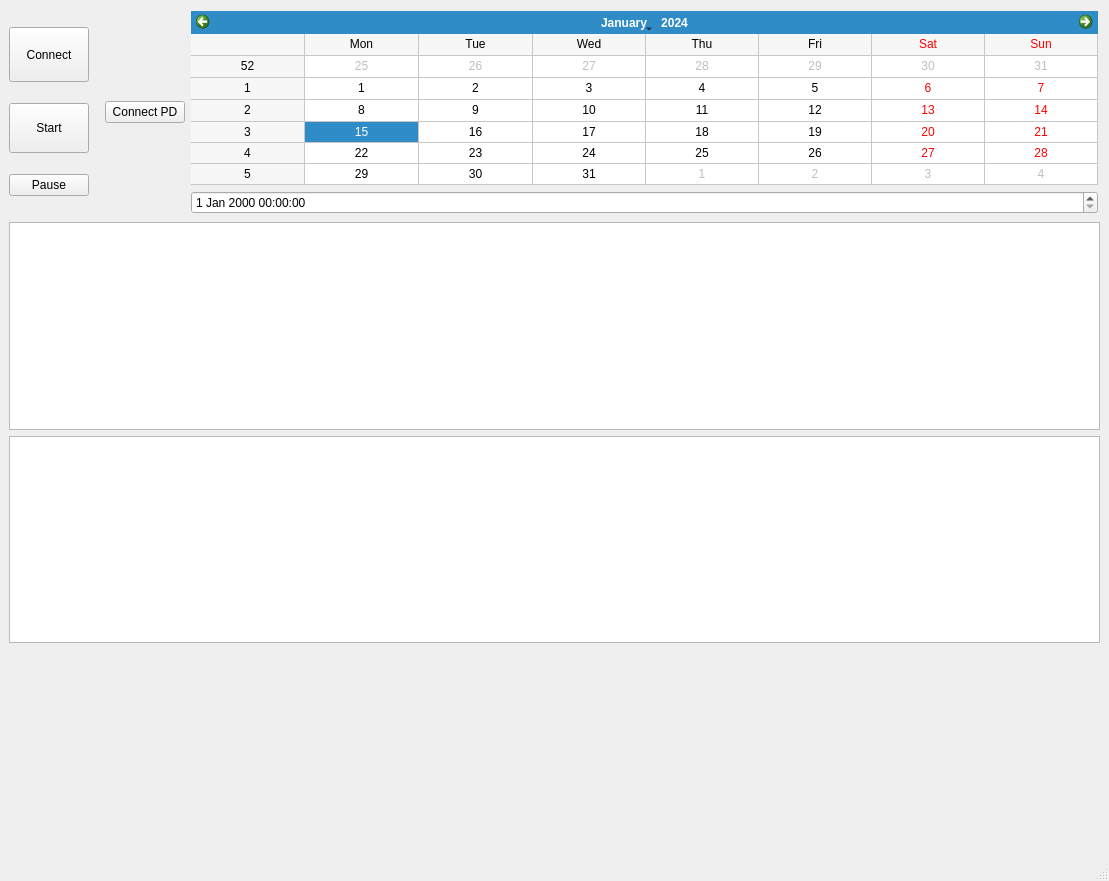
<?xml version="1.0" encoding="UTF-8"?>
<ui version="4.0">
 <class>MainWindow</class>
 <widget class="QMainWindow" name="MainWindow">
  <property name="geometry">
   <rect>
    <x>0</x>
    <y>0</y>
    <width>1109</width>
    <height>881</height>
   </rect>
  </property>
  <property name="windowTitle">
   <string>MainWindow</string>
  </property>
  <widget class="QWidget" name="centralwidget">
   <layout class="QVBoxLayout" name="verticalLayout">
    <item>
     <layout class="QVBoxLayout" name="VL0">
      <item>
       <layout class="QHBoxLayout" name="horizontalLayout">
        <property name="topMargin">
         <number>2</number>
        </property>
        <property name="rightMargin">
         <number>2</number>
        </property>
        <property name="bottomMargin">
         <number>2</number>
        </property>
        <item>
         <layout class="QVBoxLayout" name="verticalLayout_2">
          <property name="topMargin">
           <number>1</number>
          </property>
          <property name="rightMargin">
           <number>0</number>
          </property>
          <property name="bottomMargin">
           <number>1</number>
          </property>
          <item>
           <widget class="QPushButton" name="btn1">
            <property name="minimumSize">
             <size>
              <width>0</width>
              <height>55</height>
             </size>
            </property>
            <property name="maximumSize">
             <size>
              <width>200</width>
              <height>16777215</height>
             </size>
            </property>
            <property name="text">
             <string>Connect</string>
            </property>
            <property name="iconSize">
             <size>
              <width>81</width>
              <height>41</height>
             </size>
            </property>
            <property name="flat">
             <bool>false</bool>
            </property>
           </widget>
          </item>
          <item>
           <widget class="QPushButton" name="btn2">
            <property name="minimumSize">
             <size>
              <width>0</width>
              <height>50</height>
             </size>
            </property>
            <property name="maximumSize">
             <size>
              <width>200</width>
              <height>16777215</height>
             </size>
            </property>
            <property name="text">
             <string>Start</string>
            </property>
           </widget>
          </item>
          <item>
           <widget class="QPushButton" name="btnPause">
            <property name="text">
             <string>Pause</string>
            </property>
           </widget>
          </item>
         </layout>
        </item>
        <item>
         <layout class="QVBoxLayout" name="verticalLayout_4">
          <property name="leftMargin">
           <number>10</number>
          </property>
          <item>
           <widget class="QPushButton" name="btnGetStream">
            <property name="text">
             <string>Connect PD</string>
            </property>
           </widget>
          </item>
         </layout>
        </item>
        <item>
         <layout class="QVBoxLayout" name="verticalLayout_3">
          <item>
           <widget class="QCalendarWidget" name="calendarWidget">
            <property name="gridVisible">
             <bool>true</bool>
            </property>
           </widget>
          </item>
          <item>
           <widget class="QDateTimeEdit" name="dateTimeEdit"/>
          </item>
         </layout>
        </item>
       </layout>
      </item>
      <item>
       <widget class="QListWidget" name="portListBox"/>
      </item>
      <item>
       <widget class="QListWidget" name="msgListBox"/>
      </item>
      <item>
       <spacer name="verticalSpacer">
        <property name="orientation">
         <enum>Qt::Orientation::Vertical</enum>
        </property>
        <property name="sizeHint" stdset="0">
         <size>
          <width>20</width>
          <height>40</height>
         </size>
        </property>
       </spacer>
      </item>
     </layout>
    </item>
   </layout>
  </widget>
  <widget class="QMenuBar" name="menubar">
   <property name="geometry">
    <rect>
     <x>0</x>
     <y>0</y>
     <width>1109</width>
     <height>22</height>
    </rect>
   </property>
  </widget>
  <widget class="QStatusBar" name="statusbar"/>
 </widget>
 <resources/>
 <connections/>
</ui>
